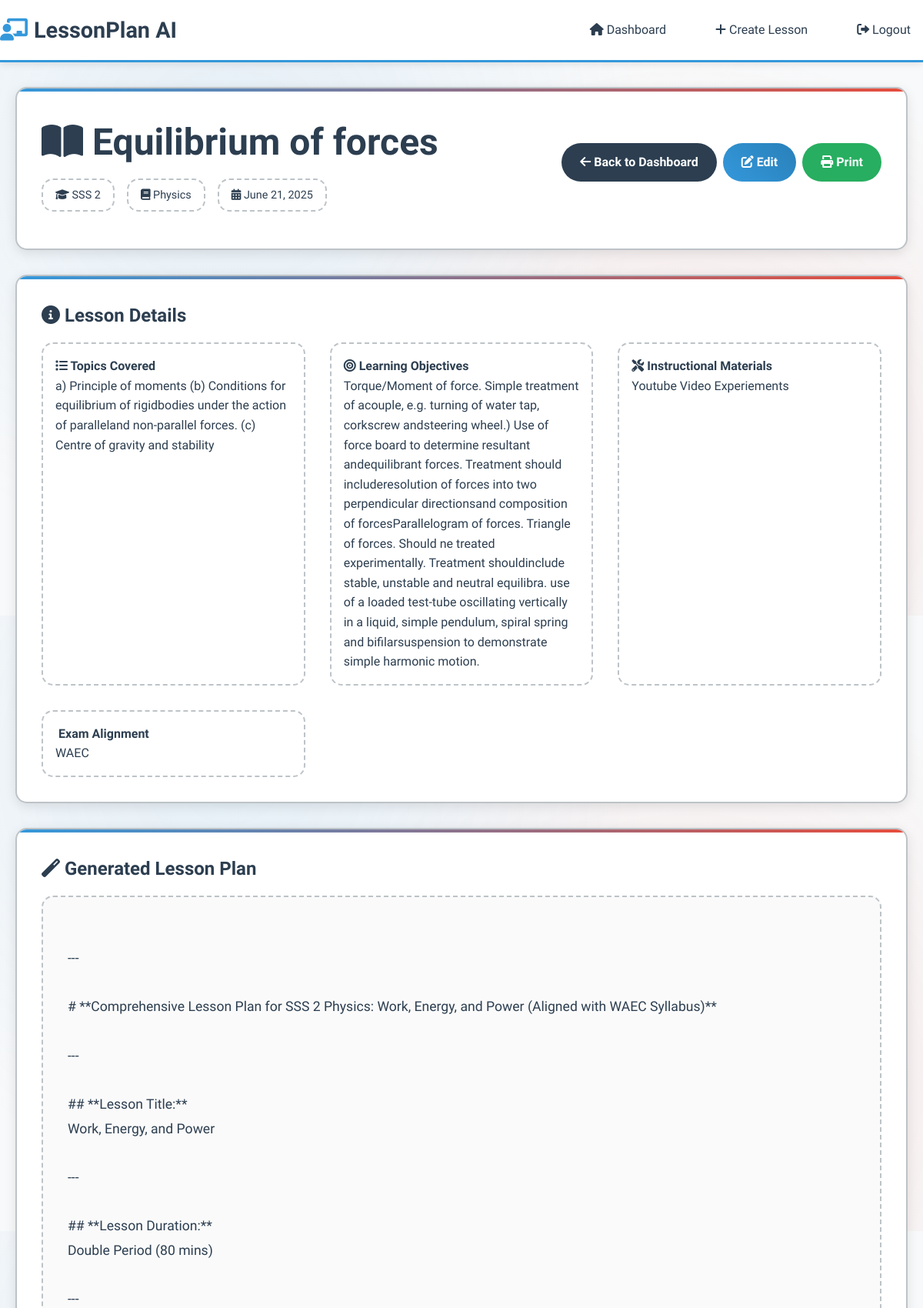
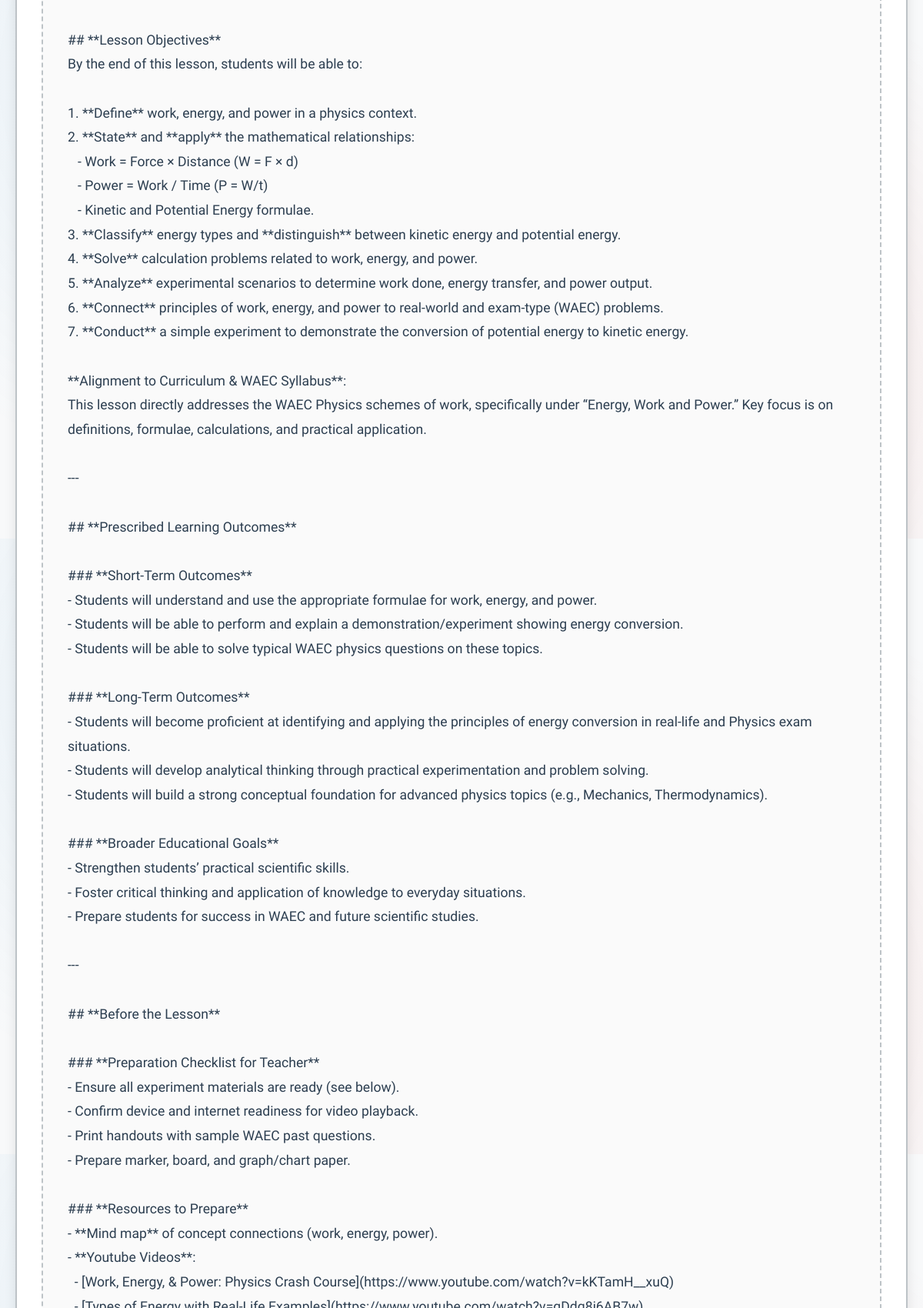
The app's page /lesson/2 (signed in, upper part) with its own data (2 pictures, top to bottom).
### app.py (models this page shows)
class LessonPlan(db.Model):
    id = db.Column(db.Integer, primary_key=True)
    title = db.Column(db.String(200), nullable=False)
    grade = db.Column(db.String(50), nullable=False)
    subject = db.Column(db.String(100), nullable=False)
    exams = db.Column(db.String(200), nullable=False)
    topics = db.Column(db.Text, nullable=False)
    objectives = db.Column(db.Text, nullable=False)
    materials = db.Column(db.Text, nullable=False)
    generated_plan = db.Column(db.Text, nullable=False)
    created_at = db.Column(db.DateTime, default=datetime.utcnow)
    user_id = db.Column(db.Integer, db.ForeignKey('user.id'), nullable=False)

### app.py (the view)
@app.route("/lesson/<int:lesson_id>")
@login_required
def view_lesson(lesson_id):
    lesson_plan = LessonPlan.query.get_or_404(lesson_id)
    if lesson_plan.user_id != current_user.id:
        flash('Access denied', 'error')
        return redirect(url_for('dashboard'))
    return render_template("lesson_result.html", lesson_plan=lesson_plan)

### app.py (called while the page is built)
@login_manager.user_loader
def load_user(user_id):
    return User.query.get(int(user_id))

### templates/lesson_result.html (shortened to what this page needs)
{% extends "base.html" %}
{% block content %}
<div class="card">
    <div class="card-title">
        <div style="display: flex; justify-content: space-between; align-items: center; flex-wrap: wrap; gap: 1rem;">
            <div>
                <h1 class="handwritten">
                    <i class="fas fa-book-open"></i> {{ lesson_plan.title }}
                </h1>
                <div style="display: flex; gap: 1rem; margin-top: 0.5rem; flex-wrap: wrap;">
                    <span class="sketch-border" style="padding: 0.5rem 1rem; font-size: 0.9rem;">
                        <i class="fas fa-graduation-cap"></i> {{ lesson_plan.grade }}
                    </span>
                    <span class="sketch-border" style="padding: 0.5rem 1rem; font-size: 0.9rem;">
                        <i class="fas fa-book"></i> {{ lesson_plan.subject }}
                    </span>
                    <span class="sketch-border" style="padding: 0.5rem 1rem; font-size: 0.9rem;">
                        <i class="fas fa-calendar-alt"></i> {{ lesson_plan.created_at.strftime('%B %d, %Y') }}
                    </span>
                </div>
            </div>
            <div style="display: flex; gap: 0.5rem; flex-wrap: wrap;">
                <a href="{{ url_for('dashboard') }}" class="btn btn-secondary">
                    <i class="fas fa-arrow-left"></i> Back to Dashboard
                </a>
                <a href="{{ url_for('edit_lesson', lesson_id=lesson_plan.id) }}" class="btn btn-primary">
                    <i class="fas fa-edit"></i> Edit
                </a>
                <button onclick="window.print()" class="btn btn-success">
                    <i class="fas fa-print"></i> Print
                </button>
            </div>
        </div>
    </div>
</div>
<div class="card">
    <h2 class="card-title handwritten">
        <i class="fas fa-info-circle"></i> Lesson Details
    </h2>
    <div class="grid grid-2">
        <div class="sketch-border">
            <h4 class="handwritten"><i class="fas fa-list"></i> Topics Covered</h4>
            <p>{{ lesson_plan.topics }}</p>
        </div>
        <div class="sketch-border">
            <h4 class="handwritten"><i class="fas fa-bullseye"></i> Learning Objectives</h4>
            <p>{{ lesson_plan.objectives }}</p>
        </div>
        <div class="sketch-border">
            <h4 class="handwritten"><i class="fas fa-tools"></i> Instructional Materials</h4>
            <p>{{ lesson_plan.materials }}</p>
        </div>
        <div class="sketch-border">
            <h4 class="handwritten"> Exam Alignment</h4>
            <p>{{ lesson_plan.exams }}</p>
        </div>
    </div>
</div>
<div class="card">
    <h2 class="card-title handwritten">
        <i class="fas fa-magic"></i> Generated Lesson Plan
    </h2>
    <div class="sketch-border" style="background: #fafafa; padding: 2rem;">
        <div style="white-space: pre-wrap; font-family: 'Comic Neue', cursive; line-height: 1.8; font-size: 1.1rem;">
        </div>
    </div>
</div>
{% endblock %}

### templates/base.html (style rules this page uses)
:root { --primary-color: #2c3e50; --secondary-color: #3498db; --accent-color: #e74c3c; --background-color: #f8f9fa; --paper-color: #ffffff; --text-color: #2c3e50; --border-color: #bdc3c7; --shadow-color: rgba(0, 0, 0, 0.1); --success-color: #27ae60; --error-color: #e74c3c; }
* { margin: 0; padding: 0; box-sizing: border-box; }
body { font-family: 'Comic Neue', cursive; background: var(--background-color); color: var(--text-color); line-height: 1.6; background-image: radial-gradient(circle at 25% 25%, rgba(52, 152, 219, 0.1) 0%, transparent 50%), radial-gradient(circle at 75% 75%, rgba(231, 76, 60, 0.1) 0%, transparent 50%); min-height: 100vh; }
.card { background: var(--paper-color); border-radius: 15px; box-shadow: 0 4px 15px var(--shadow-color); padding: 2rem; margin-bottom: 2rem; border: 2px solid var(--border-color); position: relative; overflow: hidden; }
.card::before { content: ''; position: absolute; top: 0; left: 0; right: 0; height: 4px; background: linear-gradient(90deg, var(--secondary-color), var(--accent-color)); }
.card-title { font-family: 'Architects Daughter', cursive; font-size: 1.5rem; margin-bottom: 1rem; color: var(--primary-color); }
.btn { display: inline-block; padding: 0.75rem 1.5rem; border: none; border-radius: 25px; font-family: inherit; font-size: 1rem; font-weight: 600; text-decoration: none; cursor: pointer; transition: all 0.3s ease; text-align: center; position: relative; overflow: hidden; }
.btn-primary { background: linear-gradient(45deg, var(--secondary-color), #2980b9); color: white; }
.btn-secondary { background: var(--primary-color); color: white; }
.btn-success { background: var(--success-color); color: white; }
.grid { display: grid; gap: 2rem; }
.grid-2 { grid-template-columns: repeat(auto-fit, minmax(300px, 1fr)); }
.sketch-border { border: 2px dashed var(--border-color); border-radius: 15px; padding: 1rem; background: rgba(255, 255, 255, 0.8); }
.handwritten { font-family: 'Architects Daughter', cursive; }

### records on screen
LessonPlan: title "Equilibrium of forces", grade "SSS 2", subject "Physics", created_at "June 21, 2025", topics "a) Principle of moments (b) Conditions for equilibrium of rigidbodies under the action of paralleland non-parallel forces. (c) Centre of gravity and stability", objectives "Torque/Moment of force. Simple treatment of acouple, e.g. turning of water tap, corkscrew andsteering wheel.) Use of force board to determine resultant andequilibrant forces. Treatment should includeresolution of forces into two perpendicular directionsand composition of forcesParallelogram of forces. Triangle of forces. Should ne treated experimentally. Treatment shouldinclude stable, unstable and neutral equilibra. use of a loaded test-tube oscillating vertically in a liquid, simple pendulum, spiral spring and bifilarsuspension to demonstrate simple harmonic motion.", materials "Youtube Video Experiements", exams "WAEC"
